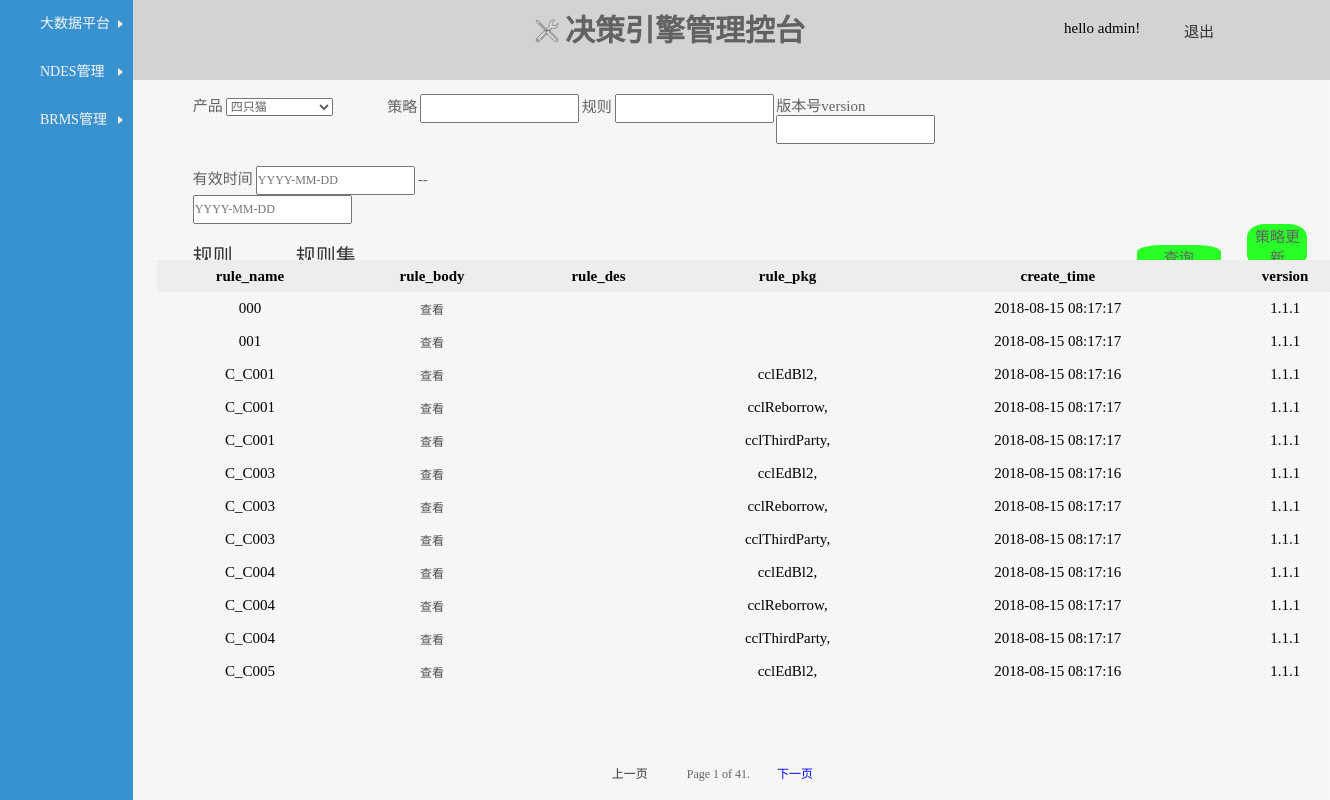
Page /risk_engine/brms_detail/rules/ (signed in) on the committed database.
### risk_engine/models.py (models this page shows, shortened)
class Rule(models.Model):
    rule_name = models.CharField(max_length=10)
    rule_body = models.TextField()
    rule_des = models.TextField()
    rule_pkg = models.CharField(max_length=20, null=True)
    rule_flow_group = models.ForeignKey('RuleGroup', null=True)
    rule_policy = models.ManyToManyField('Policy')
    create_time = models.DateTimeField()
    version = models.CharField(max_length=15)
    class Meta(object):
        ordering = ['rule_name']

class Policy(models.Model):
    policy_name = models.CharField(max_length=25)
    k_session_type = models.CharField(max_length=10)
    k_session_name = models.CharField(max_length=50)
    create_time = models.DateTimeField()
    product = models.ForeignKey('Product')
    version = models.CharField(max_length=15)
    class Meta(object):
        ordering = ['policy_name']

### risk_engine/views.py (the view, shortened to what this page needs)
class BrmsDetailRule(ListView):
    model = models.Rule
    template_name = 'brms.html'
    paginate_by = 12
    def get_queryset(self):
        queryset = models.Rule.objects
        return queryset.distinct().all()
    def get_context_data(self, **kwargs):
        context = super(BrmsDetailRule, self).get_context_data(**kwargs)
        context['products'] = models.Product.objects.all()
        return context
    @csrf_exempt
    def dispatch(self, *args, **kwargs):
        return super(BrmsDetailRule, self).dispatch(*args, **kwargs)

### risk_engine/templates/brms.html (shortened to what this page needs)
{% extends 'base.html' %}
{% load static from staticfiles %}
{% block body %}
    <div class="brms">
        <div class="look_for_condition">
            <form id="lookForCondition" method="post" action="{% url 'brms_detail_rule' %}">
                <div class="common_condition">
                    <label>产品</label>
                    <select name="product">
                        {% for product in products %}
                            <option value="{{ product.product_name }}">{{ product.product_name }}</option>
                        {% endfor %}
                    </select>
                </div>
                <div class="common_condition">
                    <label>策略</label>
                    <input type="text" value="{{ policy }}" name="policy">
                </div>
                <div class="common_condition">
                    <label>规则</label>
                    <input type="text" value="{{ rule }}" name="rule">
                </div>
                <div class="common_condition">
                    <label>版本号version</label>
                    <input type="text" value="{{ version }}" name="version">
                </div>
                <div class="date_condition">
                    <label>有效时间</label>
                    <input type="text" value="{{ valid_start_date }}" name="valid_start_date" id="begin_date"
                           placeholder="YYYY-MM-DD">
                    <label>--</label>
                    <input type="text" value="{{ valid_end_date }}" name="valid_end_date" id="end_date"
                           placeholder="YYYY-MM-DD">
                </div>
            </form>
        </div>
        <div class="result_title">
            <a href="{% url 'brms_detail_rule' %}" class="a1">规则</a>
            <a href="{% url 'brms_detail_rule_group' %}" class="a2">规则集</a>
            <button onclick="search()" class="button2">查询</button>
            <button href="#" onclick="openDialogView('规则内容', '{% url "brms_util" %}','800px', '500px')" class="button1">
                策略更新
            </button>
        </div>
        <div class="result_detail">
            <table>
                {% if rule_list %}
                    <thead>
                    <tr>
                        <td>rule_name</td>
                        <td>rule_body</td>
                        <td>rule_des</td>
                        <td>rule_pkg</td>
                        <td>create_time</td>
                        <td>version</td>
                    </tr>
                    </thead>
                    <tbody>
                    {% for rule in rule_list %}
                        <tr>
                            <td>{{ rule.rule_name }}</td>
                            <td><a href="#"
                                   onclick="openDialogView('规则内容', '{% url "brms_detail_rule_by_id" rule.id %}','800px', '500px')">查看</a>
                            </td>
                            <td>{{ rule.rule_des }}</td>
                            <td>{% for policy in rule.rule_policy.all %}{{ policy.policy_name }},{% endfor %}</td>
                            <td>{{ rule.create_time|date:"Y-m-d H:i:s" }}</td>
                            <td>{{ rule.version }}</td>
                        </tr>
                    {% endfor %}
                    </tbody>
                {% endif %}
            </table>
        </div>
        {% if is_paginated %}
            <div class="pagination">
                {% if page_obj.has_previous %}
                    <a href="{{ request.path }}?page={{ page_obj.previous_page_number }}" style="color: blue" class="a1">上一页 </a>
                {% else %}
                    <a disabled class="a1">上一页 </a>
                {% endif %}
                <span class="p1">Page {{ page_obj.number }} of {{ page_obj.paginator.num_pages }}.</span>
                {% if page_obj.has_next %}
                    <a href="{{ request.path }}?page={{ page_obj.next_page_number }}" style="color: blue" class="a2"> 下一页</a>
                {% else %}
                    <a disabled class="a2"> 下一页</a>
                {% endif %}
            </div>
        {% endif %}
    </div>
{% endblock body %}

### risk_engine/templates/base.html (shortened to what this page needs)
<!DOCTYPE html PUBLIC "-//W3C//DTD XHTML 1.0 Transitional//EN"
        "http://www.w3.org/TR/xhtml1/DTD/xhtml1-transitional.dtd">
<html xmlns="http://www.w3.org/1999/xhtml" xml:lang="en">
{% load static from staticfiles %}
<head>
    <link rel="stylesheet" href="{% static 'icon_font/iconfont.css' %}"/>
    <link rel="stylesheet" href="{% static 'extends/layui/css/layui.css' %}"/>
    <link rel="stylesheet" href="{% static 'css/menu.css' %}"/>
</head>
<body id="bg">
<div class="main_container">
    <div class="leftsidebar_box">
        <dl class="dp">
            <dt onClick="changeImage()">大数据平台 <img src="{% static 'images/menu/select_xl01.png' %}"></dt>
        </dl>
        <dl class="ndes">
            <dt onClick="changeImage()">NDES管理 <img src="{% static 'images/menu/select_xl01.png' %}"></dt>
        </dl>
        <dl class="brms">
            <dt onClick="changeImage()">BRMS管理 <img src="{% static 'images/menu/select_xl01.png' %}"></dt>
        </dl>
    </div>
    <div class="ds_header">
        <div class="logo">
            <i class="iconfont icon-gongju" style="font-size: 30px"></i>
            <a href="{% url 'index' %}"><strong>决策引擎管理控台</strong></a>
        </div>
        <div class="user_login">
            {% if user.is_authenticated %}
                <div class="user_name">hello {{ user.get_username }}!</div>
                <div class="login"><a href="{% url 'logout' %}?next={{ request.path }}">退出</a></div>
            {% else %}
                <div><a href="{% url 'login' %}?next={{ request.path }}">登录</a></div>
            {% endif %}
        </div>
    </div>
    <div class="main_body">
        {% block body %}
        {% endblock body %}
    </div>
</div>
</body>
</html>

### static/extends/layui/css/layui.css (style rules this page uses)
.layui-inline,img { display:inline-block;vertical-align:middle }
.layui-btn,.layui-edge,.layui-inline,img { vertical-align:middle }
blockquote,body,button,dd,div,dl,dt,form,h1,h2,h3,h4,h5,h6,input,li,ol,p,pre,td,textarea,th,ul { margin:0;padding:0;-webkit-tap-highlight-color:rgba(0,0,0,0) }
img { border:none }
table { border-collapse:collapse;border-spacing:0 }
button,input,optgroup,option,select,textarea { font-family:inherit;font-size:inherit;font-style:inherit;font-weight:inherit;outline:0 }
body { line-height:24px;font:14px Helvetica Neue,Helvetica,PingFang SC,\5FAE\8F6F\96C5\9ED1,Tahoma,Arial,sans-serif }
a { color:#333;text-decoration:none }

### static/css/menu.css (style rules this page uses)
body { margin:0;padding:0;overflow-x:hidden; }
html, body { height:100%; }
img { border:none; }
* { font-family:'微软雅黑';font-size:12px;color:#626262; }
dl,dt,dd { display:block;margin:0; }
a { text-decoration:none; }
#bg { background-image:url(../images/dotted.png); }
.main_container { width:100%;height:100%;margin:auto; }
.leftsidebar_box { width:10%;overflow:visible !important;position:fixed;height:100% !important;background-color:#3992d0; }
.leftsidebar_box dt { padding-left:40px;padding-right:10px;background-repeat:no-repeat;background-position:10px center;color:#f5f5f5;font-size:14px;position:relative;line-height:48px;cursor:pointer; }
.leftsidebar_box dt img { position:absolute;right:10px;top:20px; }
.ds_header { position: absolute; left: 10%; width: 100%; height: 10%;background-color: #d3d3d3 }
.ds_header .logo { line-height: 60px; position: absolute; left: 30% }
.ds_header .logo a strong { font-size: 30px }
.ds_header .user_login { position: absolute; left: 70%; width: 200px; top: 20px }
.ds_header .user_login .user_name { position: absolute; font-size: 15px; color: black; }
.ds_header .user_login .login { position: absolute; left: 120px; }
.ds_header .user_login .login a { font-size: 15px; }
.main_body { position: absolute; left: 10%; top: 10%; width: 90%; height: 90% }
.brms { width: 100%; height: 100% }
.brms .look_for_condition { position: relative; width: 100%; height: 20%; }
.brms .look_for_condition form { display: flex; flex-direction: row; width: 65%; flex-wrap: wrap; height: 100%; left: 5%; position: relative }
.brms .look_for_condition input { line-height: 25px; }
.brms .look_for_condition label { font-size: 15px; }
.brms .look_for_condition form .common_condition { width: 25%; position: relative; top: 10%; height: 22%; }
.brms .look_for_condition form .date_condition { width: 50%; position: relative; top: 10%; height: 22% }
.brms .result_title { height: 5%; width: 100% }
.brms .result_title a { font-size: 20px; }
.brms .result_title button { font-size: 15px; border-radius: 30%; border: 1px solid #27ff27; background-color: #27ff27 }
.brms .result_title .a1 { position: relative; left: 5%; }
.brms .result_title .a2 { position: relative; left: 10%; }
.brms .result_title .button2 { position: relative; left: 75%; width: 7% }
.brms .result_title .button1 { position: relative; left: 77%; width: 5% }
.brms .result_detail { height: 70%; width: 100%; overflow: scroll }
.brms table { position: relative; left:2%; width: 100%; font-size: .938em; border-collapse: collapse; }
.brms thead { text-align: center; padding: .5em .5em; font-weight: bold; background: #ededed; }
.brms td { padding: .5em .5em; height: 10px; text-align: center; color: #010101; font-size: 15px }
.brms td a { text-decoration: none; color: #4e4e4e }
.brms .pagination { position: relative; height: 5%; width: 100%; }
.brms .pagination .a1 { left: 40%; position: relative }
.brms .pagination .a2 { left: 45%; position: relative }
.brms .pagination .p1 { left: 43%; position: relative }

### rows in the picture
Rule: rule_name "000", create_time "2018-08-15 08:17:17", version "1.1.1"
Rule: rule_name "001", create_time "2018-08-15 08:17:17", version "1.1.1"
Rule: rule_name "C_C001", create_time "2018-08-15 08:17:16", version "1.1.1"
Policy: policy_name "cclEdBl2"
Rule: rule_name "C_C001", create_time "2018-08-15 08:17:17", version "1.1.1"
Policy: policy_name "cclReborrow"
Rule: rule_name "C_C001", create_time "2018-08-15 08:17:17", version "1.1.1"
Policy: policy_name "cclThirdParty"
Rule: rule_name "C_C003", create_time "2018-08-15 08:17:16", version "1.1.1"
Rule: rule_name "C_C003", create_time "2018-08-15 08:17:17", version "1.1.1"
Rule: rule_name "C_C003", create_time "2018-08-15 08:17:17", version "1.1.1"
Rule: rule_name "C_C004", create_time "2018-08-15 08:17:16", version "1.1.1"
Rule: rule_name "C_C004", create_time "2018-08-15 08:17:17", version "1.1.1"
Rule: rule_name "C_C004", create_time "2018-08-15 08:17:17", version "1.1.1"
Rule: rule_name "C_C005", create_time "2018-08-15 08:17:16", version "1.1.1"

### other values in the picture
{{ user.get_username }} "admin"
{{ page_obj.number }} "1"
{{ page_obj.paginator.num_pages }} "41"
form field product "四只猫"
